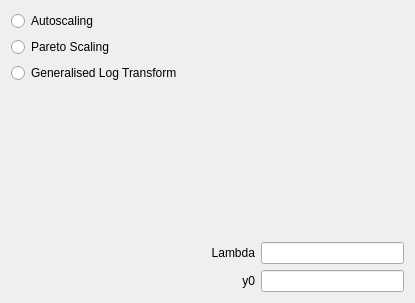
          <widget class="QWidget" name="varianceStabilisationTab">
           <layout class="QGridLayout" name="gridLayout_21">
            <item row="0" column="0">
             <layout class="QVBoxLayout" name="verticalLayout_23">
              <item>
               <widget class="QRadioButton" name="autoScaling">
                <property name="text">
                 <string>Autoscaling</string>
                </property>
               </widget>
              </item>
              <item>
               <widget class="QRadioButton" name="paretoScaling">
                <property name="text">
                 <string>Pareto Scaling</string>
                </property>
               </widget>
              </item>
              <item>
               <widget class="QRadioButton" name="gLogTransform">
                <property name="text">
                 <string>Generalised Log Transform</string>
                </property>
               </widget>
              </item>
             </layout>
            </item>
            <item row="0" column="1">
             <spacer name="horizontalSpacer_35">
              <property name="orientation">
               <enum>Qt::Horizontal</enum>
              </property>
              <property name="sizeHint" stdset="0">
               <size>
                <width>193</width>
                <height>20</height>
               </size>
              </property>
             </spacer>
            </item>
            <item row="1" column="0">
             <spacer name="verticalSpacer_11">
              <property name="orientation">
               <enum>Qt::Vertical</enum>
              </property>
              <property name="sizeHint" stdset="0">
               <size>
                <width>20</width>
                <height>153</height>
               </size>
              </property>
             </spacer>
            </item>
            <item row="1" column="1">
             <spacer name="verticalSpacer_12">
              <property name="orientation">
               <enum>Qt::Vertical</enum>
              </property>
              <property name="sizeHint" stdset="0">
               <size>
                <width>20</width>
                <height>153</height>
               </size>
              </property>
             </spacer>
            </item>
            <item row="2" column="0">
             <spacer name="horizontalSpacer_36">
              <property name="orientation">
               <enum>Qt::Horizontal</enum>
              </property>
              <property name="sizeHint" stdset="0">
               <size>
                <width>194</width>
                <height>20</height>
               </size>
              </property>
             </spacer>
            </item>
            <item row="2" column="1">
             <layout class="QGridLayout" name="gridLayout_20">
              <item row="0" column="0">
               <widget class="QLabel" name="lambdaText">
                <property name="text">
                 <string>Lambda</string>
                </property>
                <property name="alignment">
                 <set>Qt::AlignRight|Qt::AlignTrailing|Qt::AlignVCenter</set>
                </property>
               </widget>
              </item>
              <item row="0" column="1">
               <widget class="QLineEdit" name="lambdaLE"/>
              </item>
              <item row="1" column="0">
               <widget class="QLabel" name="y0Text">
                <property name="text">
                 <string>y0</string>
                </property>
                <property name="alignment">
                 <set>Qt::AlignRight|Qt::AlignTrailing|Qt::AlignVCenter</set>
                </property>
               </widget>
              </item>
              <item row="1" column="1">
               <widget class="QLineEdit" name="y0LE"/>
              </item>
             </layout>
            </item>
           </layout>
          </widget>
